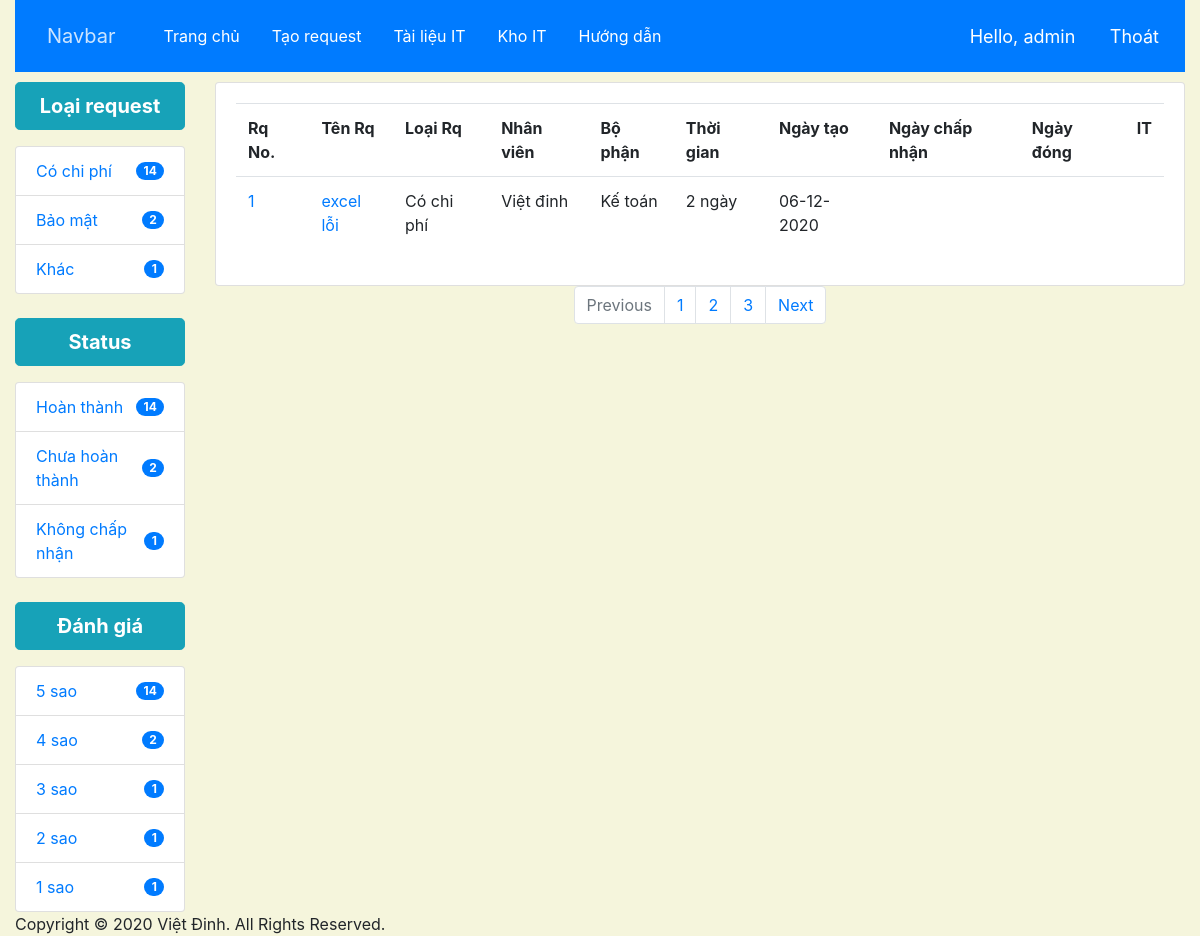
The app's page / (signed in), older data.
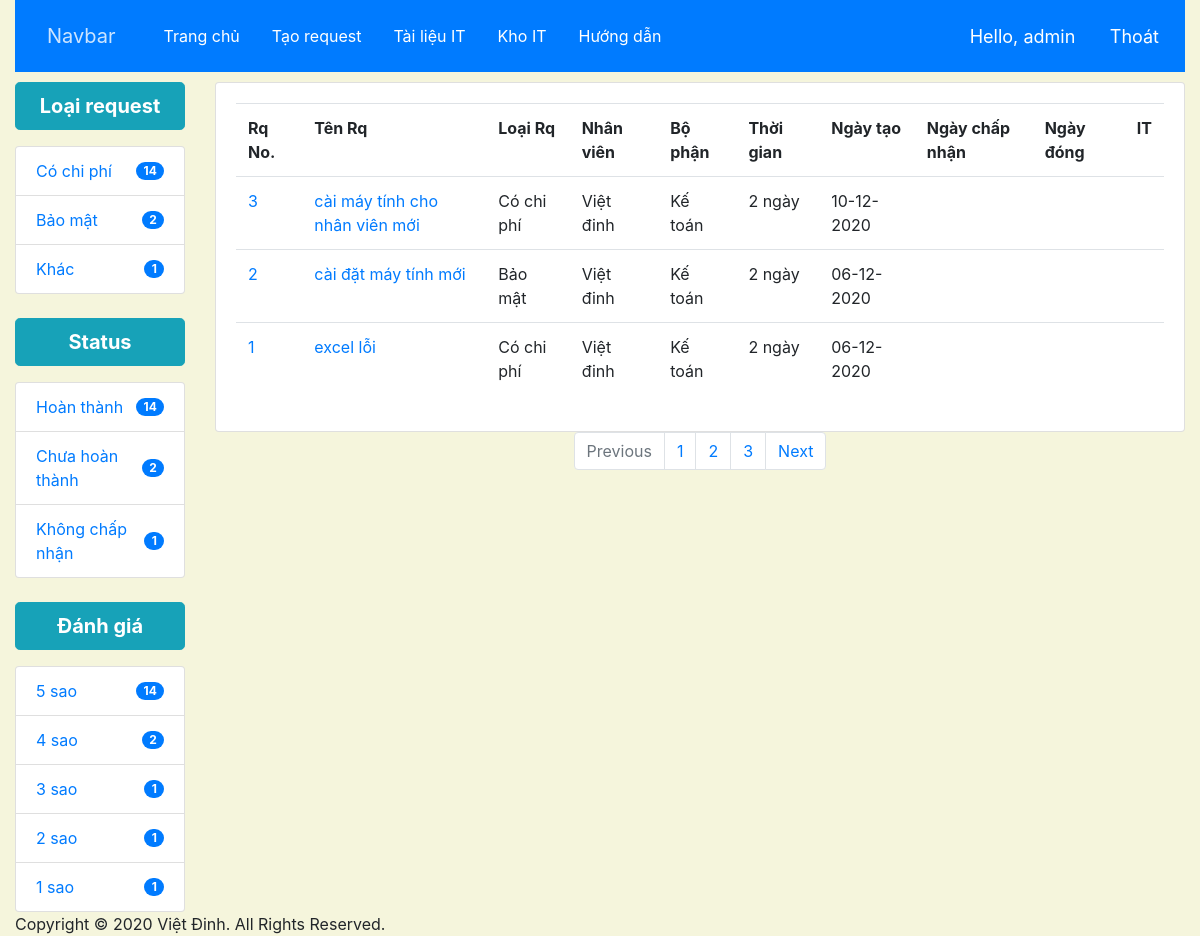
The same page, newer data.
### request/models.py (models this page shows, shortened)
class Requested(models.Model):
    TIME_RQ = (
        ('1 ngày', '1 ngày'),
        ('2 ngày', '2 ngày'),
        ('3 ngày', '3 ngày'),
        ('Nhiều hơn 3 ngày', 'Nhiều hơn 3 ngày'),
    )
    CATEGORY = (
        ('Có chi phí', 'Có chi phí'),
        ('Bảo mật', 'Bảo mật'),
        ('Khác', 'Khác'),
    )
    STAR =(
        ('5 sao', '5 sao'),
        ('4 sao', '4 sao'),
        ('3 sao', '3 sao'),
        ('2 sao', '2 sao'),
        ('1 sao', '1 sao'),
    )
    nhanvien = models.ForeignKey(User, null=True, on_delete=models.CASCADE)
    department = models.ForeignKey(Part, null=True, on_delete=models.CASCADE)
    name = models.CharField(max_length=200, null=True)
    category = models.CharField(max_length=200, null=True,choices=CATEGORY)
    title = models.CharField(max_length=200, null=True)
    file = models.FileField(null=True)
    description = models.TextField(null=True)
    star = models.CharField(max_length=200, null=True, choices=STAR)
    date_created = models.DateTimeField(auto_now_add=True, null=True)
    date_accept = models.DateTimeField(null=True)
    date_closed = models.DateTimeField(null=True)
    time_rq = models.CharField(max_length=200, null=True, choices= TIME_RQ)
    it_member = models.CharField(max_length=200, null=True)

class Part(models.Model):
    PART =(
        ('Nhân sự', 'Nhân sự'),
        ('Kế toán', 'Kế toán'),
        ('XNK', 'XNK'),
        ('Kho', 'Kho'),
        ('Thu mua', 'Thu mua'),
    )
    department = models.CharField(max_length=200, null=True,choices= PART)
    def __str__(self):
        return self.department

### request/views.py (the view)
# urls.py: 2. Add a URL to urlpatterns:  path('', views.home, name='home')
@login_required(login_url='login')
def home(request):
    requested = Requested.objects.all().order_by('-date_created')
    context = {'requested':requested}
    return render(request,'requestit/index.html', context)

### request/templates/requestit/index.html
{% extends 'requestit/main.html' %}
{% block content%}
<div class="card card-body">
    <table class="table">
        <tr>
            <th>Rq No.</th>
            <th>Tên Rq</th>
            <th>Loại Rq</th>
            <th>Nhân viên</th>
            <th>Bộ phận</th>
            <th>Thời gian</th>
            <th>Ngày tạo</th>
            <th>Ngày chấp nhận</th>
            <th>Ngày đóng</th>
            <th>IT</th>
        </tr>
        {% for requested in requested %}
        <tr>
            <td><a href="{% url 'update_request'  requested.id %}">{{ forloop.revcounter }}</a></td>
            <td><a href="{% url 'update_request'  requested.id %}">{{ requested.title }}</a></td>
            <td>{{ requested.category }}</td>
            <td>{{ requested.name }}</td>
            <td>{{ requested.department }}</td>
            <td>{{ requested.time_rq }}</td>
            <td>{{ requested.date_created|date:'d-m-Y' }}</td>
            <td>{{ requested.date_accept|date:'d-m-Y' }}</td>
            <td>{{ requested.date_closed|date:'d-m-Y' }}</td>
            <td>{{ products.price }}</td>
        </tr>
        {% endfor%}
    </table>
    </div>
    <nav aria-label="Page navigation example">
    <ul class="pagination justify-content-center">
        <li class="page-item disabled">
        <a class="page-link" href="#" tabindex="-1">Previous</a>
        </li>
        <li class="page-item"><a class="page-link" href="#">1</a></li>
        <li class="page-item"><a class="page-link" href="#">2</a></li>
        <li class="page-item"><a class="page-link" href="#">3</a></li>
        <li class="page-item">
        <a class="page-link" href="#">Next</a>
        </li>
    </ul>
    </nav>
{% endblock %}

### request/templates/requestit/main.html (shortened to what this page needs)
{% load static %}
<!DOCTYPE html>
<html lang="en">
<head>
    <link rel="stylesheet" href="{% static 'css/bootstrap.min.css' %}" />
    <link rel="stylesheet" href="{% static 'css/main.css' %}">
</head>
<body>
<div class="container-fluid">
    {% include 'requestit/navbar.html'%}
    <div id="content" class="row">
        {% include 'requestit/rightbar.html'%}
        <div class="col-10 mx-auto">
            {% block content %}
            {% endblock %}
        </div>
    </div>
    <footer id="footer">
        <span class="text-center">Copyright © 2020 Việt Đinh. All Rights Reserved.</span>
    </footer>
</div>
</body>
</html>

### request/templates/requestit/navbar.html (shortened to what this page needs)
{% load static %}
<nav class="navbar navbar-expand-lg navbar-custom bg-primary">
    <a class="navbar-brand" href="#">Navbar</a>
    <div class="collapse navbar-collapse" id="navbarSupportedContent">
    <ul class="navbar-nav mr-auto">
        <li class="nav-item active">
            <a class="nav-link" href="{% url 'home' %}">Trang chủ <span class="sr-only">(current)</span></a>
        </li>
        <li class="nav-item">
            <a class="nav-link" href="{% url 'create_request' %}">Tạo request</a>
        </li>
        <li class="nav-item">
            <a class="nav-link" href="#">Tài liệu IT</a>
        </li>
        <li class="nav-item">
            <a class="nav-link" href="#">Kho IT</a>
        </li>
        <li class="nav-item">
            <a class="nav-link" href="#">Hướng dẫn</a>
        </li>
    </ul>
    <div>
        <span class="hello-msg">Hello, {{user}}</span>
        <span><a class="hello-msg" href="{% url 'logout' %}">Thoát</a></span>
        </div>
    </div>
</nav>

### request/templates/requestit/rightbar.html
{% load static %}
<div class="col-2 mx-auto">
    <div class="row">
        <div class="col">
            <p class="btn btn-info btn-lg btn-block" id="title">Loại request</p>
            <ul class="list-group">
                <li class="list-group-item d-flex justify-content-between align-items-center">
                    <a href="$" class="">Có chi phí</a>
                    <span class="badge badge-primary badge-pill">14</span>
                </li>
                <li class="list-group-item d-flex justify-content-between align-items-center">
                    <a href="$" class="">Bảo mật</a>
                    <span class="badge badge-primary badge-pill">2</span>
                </li>
                <li class="list-group-item d-flex justify-content-between align-items-center">
                    <a href="$" class="">Khác</a>
                    <span class="badge badge-primary badge-pill">1</span>
                </li>
                </ul>
        </div>
    </div>
    <br />
    <div class="row">
        <div class="col">
            <p class="btn btn-info btn-lg btn-block" id="title">Status</p>
            <ul class="list-group">
                <li class="list-group-item d-flex justify-content-between align-items-center">
                    <a href="$" class="">Hoàn thành</a>
                <span class="badge badge-primary badge-pill">14</span>
                </li>
                <li class="list-group-item d-flex justify-content-between align-items-center">
                    <a href="$" class="">Chưa hoàn thành</a>
                <span class="badge badge-primary badge-pill">2</span>
                </li>
                <li class="list-group-item d-flex justify-content-between align-items-center">
                    <a href="$" class="">Không chấp nhận</a>
                <span class="badge badge-primary badge-pill">1</span>
                </li>
            </ul>
        </div>
    </div>
    <br />
    <div class="row">
        <div class="col">
            <p class="btn btn-info btn-lg btn-block" id="title">Đánh giá</p>
            <ul class="list-group">
                <li class="list-group-item d-flex justify-content-between align-items-center">
                    <a href="$" class="">5 sao</a>
                    <span class="badge badge-primary badge-pill">14</span>
                </li>
                <li class="list-group-item d-flex justify-content-between align-items-center">
                    <a href="$" class="">4 sao</a>
                    <span class="badge badge-primary badge-pill">2</span>
                </li>
                <li class="list-group-item d-flex justify-content-between align-items-center">
                    <a href="$" class="">3 sao</a>
                    <span class="badge badge-primary badge-pill">1</span>
                </li>
                <li class="list-group-item d-flex justify-content-between align-items-center">
                    <a href="$" class="">2 sao</a>
                    <span class="badge badge-primary badge-pill">1</span>
                </li>
                <li class="list-group-item d-flex justify-content-between align-items-center">
                    <a href="$" class="">1 sao</a>
                    <span class="badge badge-primary badge-pill">1</span>
                </li>
            </ul>
        </div>
    </div>
</div>

### static/css/main.css (style rules this page uses)
html { height: 100%; }
body { height: 100%; position: relative; background-color: beige; }
.navbar-custom { background-color: #ffffff; }
.navbar-custom .navbar-brand, .navbar-custom .navbar-text { color: #F827F6; padding: 0.8rem 1rem; }
.navbar-custom .navbar-nav .nav-link { color: white; padding: 1rem 1rem; }
.navbar-custom .navbar-brand, .navbar-custom .navbar-text { color: rgba(255,255,255,.8); }
.navbar-custom .nav-item.active .nav-link, .navbar-custom .nav-item:hover .nav-link { color: #ffffff; }
#content { padding-top: 10px; }
.hello-msg { font-size: 18px; color: #fff; padding-right: 10px; padding-left: 20px; }
#title { font-size:20px; font-weight: bold; }

Row changes from the older to the newer data that the page shows:
added Requested: title "cài máy tính cho nhân viên mới", category "Có chi phí", name "Việt đinh", department "Kế toán", time_rq "2 ngày", date_created "10-12-2020"
added Requested: title "cài đặt máy tính mới", category "Bảo mật", name "Việt đinh", department "Kế toán", time_rq "2 ngày", date_created "06-12-2020"
